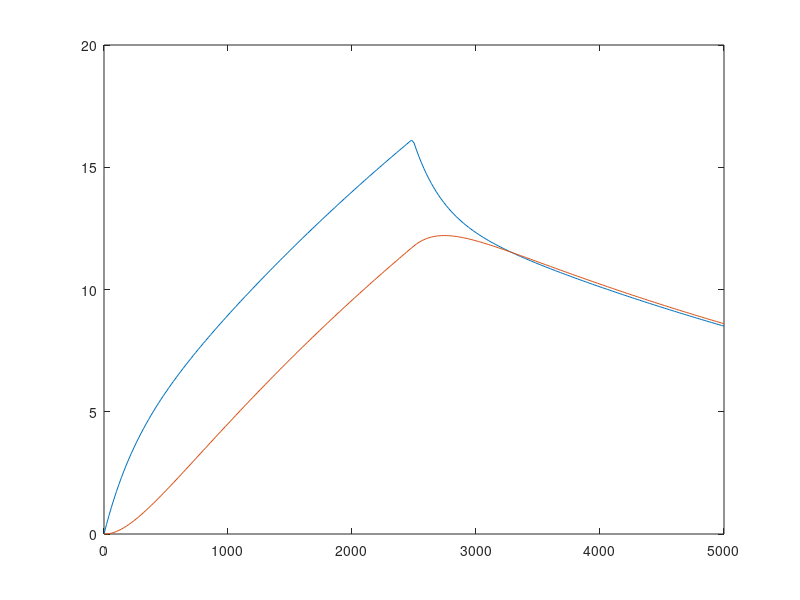

The MATLAB script that drew this image:
%% prepare workspace
close all; clc; clear;

%% setup system

Rc = .14;
Rj = 1.81;
Rfj = 1.32;
Rf = .0095;
Ch = 2500;
Cc = 3800;
Cf = 1255;

C = [1 0 0
    0 0 1];
B = [1/Ch 0 0].';
A = [-1/Ch * (1/Rc + 1/Rj), 1/(Rc*Ch), 0
    1/(Rc*Cc), -1/Cc*(1/Rc + 1/Rf), 1/(Rf*Cc)
    0, 1/(Rf*Cf), -1/Cf* (1/Rfj + 1/Rf)];


T = 20;
g = ss(A,B,C,0);


%% sim
tvec = 0:T:5000;
N = length(tvec);
u = 50*[ones(1,floor(N/2)), zeros(1,floor(N/2)+1)];
Y = lsim(g,u,tvec,[0 0 0]);

figure;

plot(tvec,Y); hold on;


%% observer design

L = place(A',C',[-100, -105, -101]).'

eig(A-L*C);
